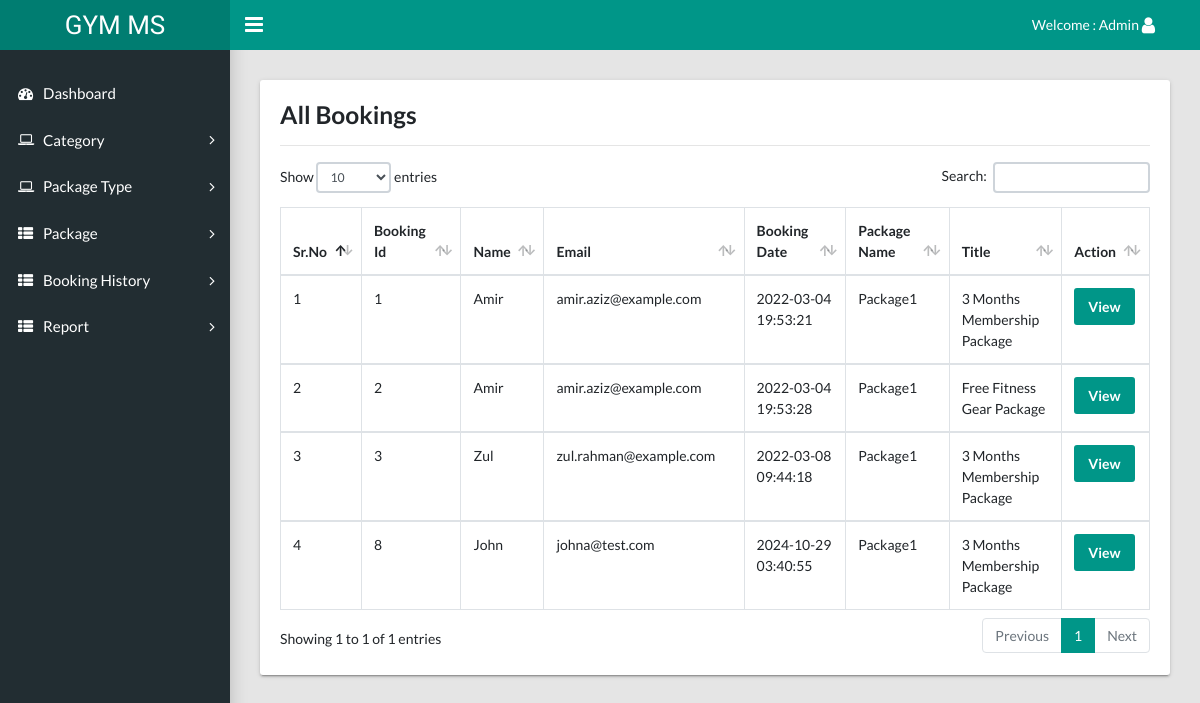
The page /phpAssignment-main/admin/booking-history.php (signed in) on the database its author committed.
### tables this page shows
CREATE TABLE `tblbooking` (
  `id` int(11) NOT NULL,
  `package_id` varchar(45) DEFAULT NULL,
  `userid` varchar(45) DEFAULT NULL,
  `booking_date` timestamp NULL DEFAULT current_timestamp(),
  `payment` varchar(45) DEFAULT NULL,
  `paymentType` varchar(45) DEFAULT NULL
);

CREATE TABLE `tbluser` (
  `id` int(11) NOT NULL,
  `fname` varchar(45) DEFAULT NULL,
  `lname` varchar(45) DEFAULT NULL,
  `email` varchar(45) DEFAULT NULL,
  `mobile` varchar(45) DEFAULT NULL,
  `password` varchar(100) DEFAULT NULL,
  `state` varchar(45) DEFAULT NULL,
  `city` varchar(45) DEFAULT NULL,
  `address` varchar(200) DEFAULT NULL,
  `create_date` timestamp NULL DEFAULT current_timestamp()
);

CREATE TABLE `tblpackage` (
  `id` int(11) NOT NULL,
  `cate_id` varchar(45) DEFAULT NULL,
  `PackageName` varchar(45) DEFAULT NULL
);

CREATE TABLE `tbladdpackage` (
  `id` int(11) NOT NULL,
  `category` varchar(45) DEFAULT NULL,
  `titlename` varchar(450) DEFAULT NULL,
  `PackageType` varchar(45) DEFAULT NULL,
  `PackageDuratiobn` varchar(45) DEFAULT NULL,
  `Price` varchar(45) DEFAULT NULL,
  `uploadphoto` varchar(450) DEFAULT NULL,
  `Description` varchar(450) DEFAULT NULL,
  `create_date` timestamp NULL DEFAULT current_timestamp()
);

### phpAssignment-main/admin/booking-history.php (the view, shortened to what this page needs)
<?php session_start();
include  'include/config.php';
if (strlen($_SESSION['adminid']==0)) {
  header('location:logout.php');
  } else{
?>
<!DOCTYPE html>
<html lang="en">
  <head>
    <link rel="stylesheet" type="text/css" href="css/main.css">
    <link rel="stylesheet" type="text/css" href="https://maxcdn.bootstrapcdn.com/font-awesome/4.7.0/css/font-awesome.min.css">
  </head>
  <body class="app sidebar-mini rtl">
   <?php include 'include/header.php'; ?>
    <?php include 'include/sidebar.php'; ?>
    <main class="app-content">
       <div class="row">
        <div class="col-md-12">
          <div class="tile">
            <div class="tile-body">
              <h3>All Bookings</h3>
              <hr />
              <table class="table table-hover table-bordered" id="sampleTable">
                <thead>
                  <tr>
                    <th>Sr.No</th>
        <th>Booking Id</th>
        <th>Name</th>
        <th>Email</th>
        <th>Booking Date</th>
                <th>Package Name</th>
        <th>Title</th>
        <th>Action</th>
                  </tr>
                </thead>
               <?php
                  $sql="SELECT t1.id as bookingid,t3.fname as Name, t3.email as email,t1.booking_date as bookingdate,t2.titlename as title,t2.PackageDuratiobn as PackageDuratiobn,
t2.Price as Price,t2.Description as Description,t4.category_name as category_name,t5.PackageName as PackageName FROM tblbooking as t1
 join tbladdpackage as t2
on t1.package_id =t2.id
join tbluser as t3
on t1.userid=t3.id
join tblcategory as t4
on t2.category=t4.id
join tblpackage as t5
on t2.PackageType=t5.id";
                  $query= $dbh->prepare($sql);
                  $query-> execute();
                  $results = $query -> fetchAll(PDO::FETCH_OBJ);
                  $cnt=1;
                  if($query -> rowCount() > 0)
                  {
                  foreach($results as $result)
                  {
                  ?>
                <tbody>
                  <tr>
                    <td><?php echo($cnt);?></td>
                    <td ><?php echo htmlentities($result->bookingid);?></td>
                    <td><?php echo htmlentities($result->Name);?></td>
                    <td><?php echo htmlentities($result->email);?></td>
                    <td><?php echo htmlentities($result->bookingdate);?></td>
                      <td><?php echo htmlentities($result->PackageName);?></td>
                    <td ><?php echo htmlentities($result->title);?></td>
                     <td>
                      <a href="booking-history-details.php?bookingid=<?php echo htmlentities($result->bookingid);?>"><button class="btn btn-primary" type="button">View</button></a>
                     </td>
                  </tr>
                    <?php  $cnt=$cnt+1; } } ?>
                </tbody>
              </table>
            </div>
          </div>
        </div>
      </div>
    </main>
  </body>
</html>
<?php } ?>

### rows shown on the page
tblbooking: id "1", userid.fname "Amir", userid.email "amir.aziz@example.com", booking_date "2022-03-04 19:53:21", tblpackage.PackageName "Package1", tbladdpackage.titlename "3 Months Membership Package"
tblbooking: id "2", userid.fname "Amir", userid.email "amir.aziz@example.com", booking_date "2022-03-04 19:53:28", package.PackageName "Package1", tbladdpackage.titlename "Free Fitness Gear Package"
tblbooking: id "3", userid.fname "Zul", userid.email "zul.rahman@example.com", booking_date "2022-03-08 09:44:18", tblpackage.PackageName "Package1", tbladdpackage.titlename "3 Months Membership Package"
tblbooking: id "8", userid.fname "John", userid.email "johna@test.com", booking_date "2024-10-29 03:40:55", tblpackage.PackageName "Package1", tbladdpackage.titlename "3 Months Membership Package"
